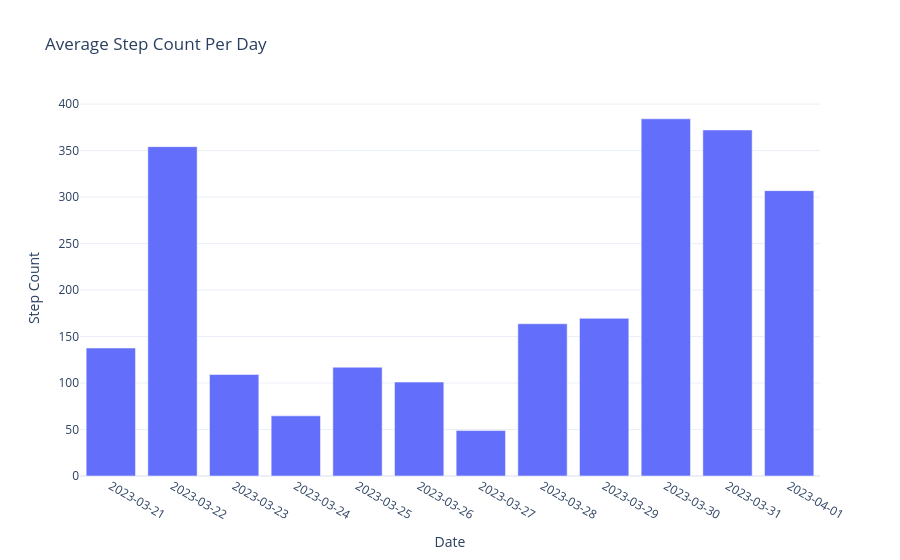

The notebook cell saved with this chart:
### Markdown cell above
#Average step count per day

### Code cell
avg_step_count_per_day=data.groupby('Date')['Step Count'].mean().reset_index()

fig5=px.bar(avg_step_count_per_day,
            x='Date', y='Step Count',
            title= 'Average Step Count Per Day'
           )
fig5.update_xaxes(type='category')
fig5.show()

### Figure 1 — Plotly figure (JSON) as saved in the notebook; plotly's stock layout.template omitted (floating-point values rounded to 4 significant figures)
{"data": [{"alignmentgroup": "True", "hovertemplate": "Date=%{x}<br>Step Count=%{y}<extra></extra>", "legendgroup": "", "marker": {"color": "#636efa", "pattern": {"shape": ""}}, "name": "", "offsetgroup": "", "orientation": "v", "showlegend": false, "textposition": "auto", "type": "bar", "x": ["2023-03-21", "2023-03-22", "2023-03-23", "2023-03-24", "2023-03-25", "2023-03-26", "2023-03-27", "2023-03-28", "2023-03-29", "2023-03-30", "2023-03-31", "2023-04-01"], "xaxis": "x", "y": [137.6, 354.2, 109.1, 64.67, 117, 101, 48.88, 163.8, 169.6, 384.2, 372.2, 306.9], "yaxis": "y"}], "layout": {"autosize": true, "barmode": "relative", "legend": {"tracegroupgap": 0}, "title": {"text": "Average Step Count Per Day"}, "xaxis": {"anchor": "y", "autorange": true, "domain": [0, 1], "range": [-0.5, 11.5], "title": {"text": "Date"}, "type": "category"}, "yaxis": {"anchor": "x", "autorange": true, "domain": [0, 1], "range": [0, 404.4], "title": {"text": "Step Count"}, "type": "linear"}}}
